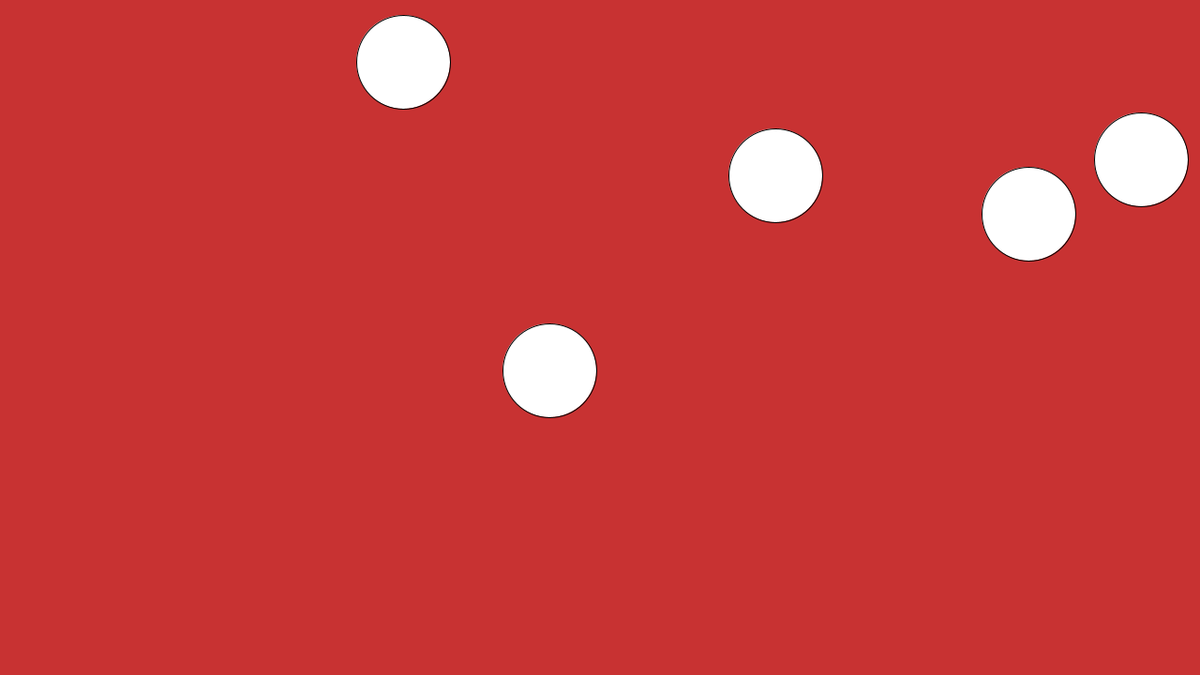
Frame 1 (no input)
Frame 60 (the mouse pressed at the canvas centre just before this capture): identical to frame 1, image omitted
Frame 120 (the mouse held since frame 60 and released just before this capture): identical to frame 1, image omitted

The Processing sketch that drew this single still picture (run headless with seeded random() and noise(); from frame 60 on, the mouse is pressed at the canvas centre):

// Processing sketch: gd105_week7_c
// ── gd105_week7_c.pde

//drag random ellipses around the screen and save positions

int howMany = 5;
Boolean[] onOff = new Boolean[howMany];
Boolean mClick = false;
int xPos[] = new int[howMany];
int yPos[] = new int[howMany];
    int dia = 100;
    
void setup() {
  size(1280, 720);

  for (int i = 0; i < howMany; i++) {
    onOff[i] = false;

  xPos[i] = int(random(width));
  yPos[i] = int(random(height));
  }
}

void draw() {
  background(200,50,50);
  //we use 'i' to iterate through our loop
  //we run the loop again as long as (i<howMany)

  for ( int i = 0; i < howMany; i++ ) { 
    //how can we make howMany fit within the space of width...

    float prox = dist(mouseX, mouseY, xPos[i], yPos[i]);

    fill(255); 

    if (prox < dia/2 && mClick) {
      onOff[i] = !onOff[i];
      mClick = false;
      println("flip " + onOff[i] + " for " + i);
    }
    if (onOff[i]) {
      fill(0);
    }
    ellipse(xPos[i], yPos[i], dia, dia);
  }
}

void mouseClicked() {
  mClick = true;
}

void mouseDragged(){
  
  for (int i = 0; i < howMany; i++){
   if (dist(mouseX, mouseY, xPos[i], yPos[i]) < dia/2){
     println("drag");
      xPos[i] = mouseX;
      yPos[i] = mouseY;
   }
  }
}
